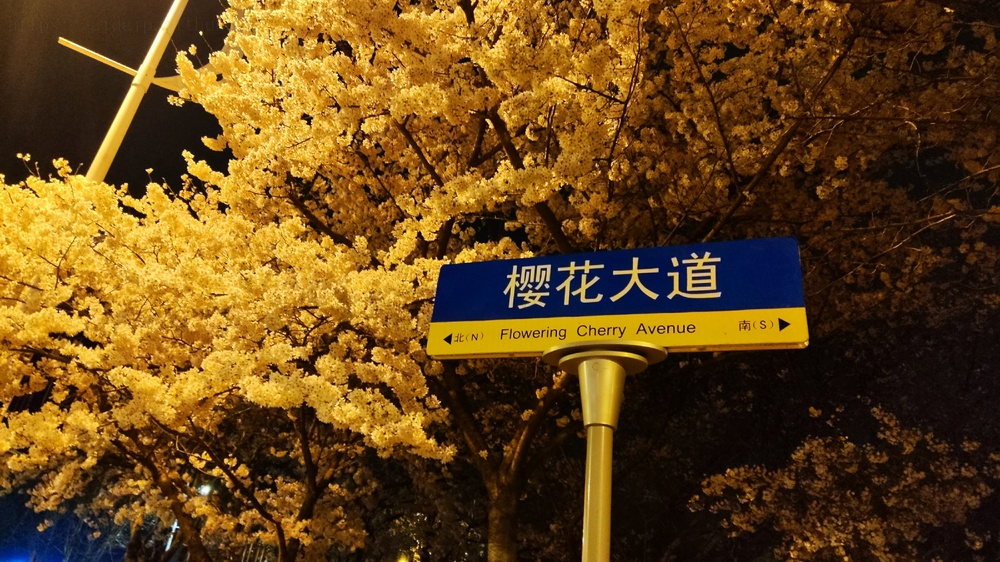
#> input picture examples/simple_3.jpg, 1000 x 562 px, shrunk from 2400 x 1350 before the run, found by its file name
$ python preprocess.py
#> lines starting #> are read from the running program, lines starting #| are printed output that depends on the picture; after the words box and inside, x2 and y2 are one past the last pixel; in counts of white or black regions, pixels touching at a corner belong together
#> further down, img is the input picture: shape (562, 1000, 3); mean B, G, R 23.7, 69.6, 101.9
import cv2 as cv


def preprocess_image(img, ksize=3):
    # 灰度化
#> called with ksize = 3
    img = cv.cvtColor(img, cv.COLOR_BGR2GRAY)
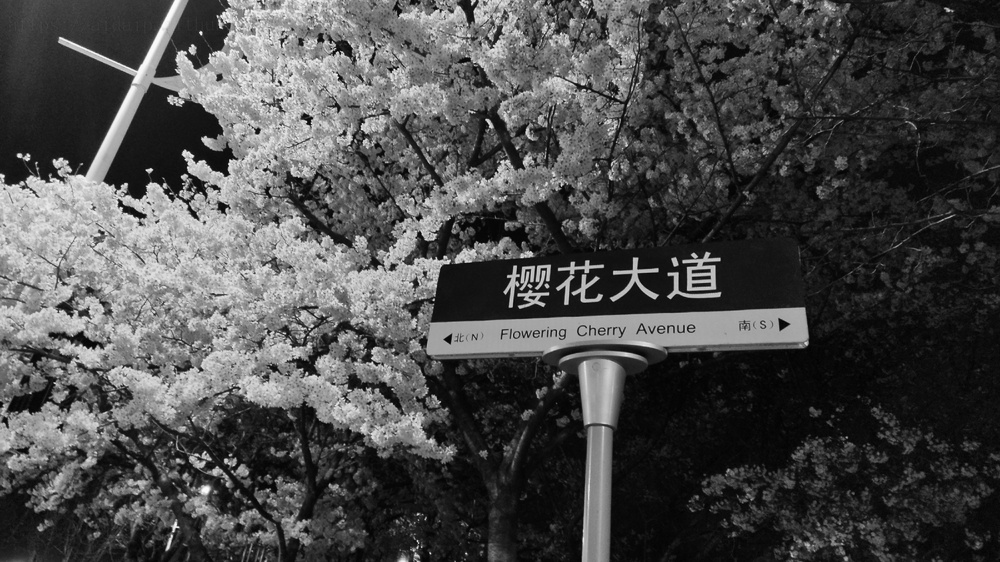
#> img: shape (562, 1000); min 1, max 254, mean 74

    # 降噪
    img = cv.medianBlur(img, ksize=ksize)

    # 二值化
    _, img_bin = cv.threshold(
        img, 0, 255, cv.THRESH_BINARY + cv.THRESH_OTSU)
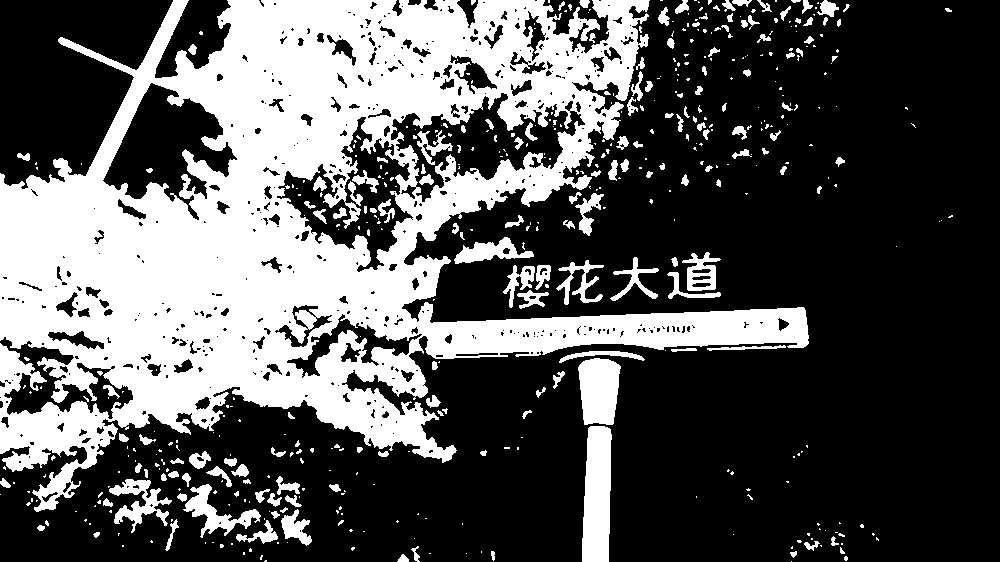
#> img_bin: shape (562, 1000); 34.2% white; 501 white regions (342 under 20 px), largest, box (x1, y1, x2, y2) and area: (0, 0, 809, 512) 166524, (582, 426, 612, 562) 3468, (578, 358, 621, 425) 2345

    # 对二值图像取反
    img_bin = 255 - img_bin

    return img_bin


if __name__ == '__main__':
    img = cv.imread('examples/simple_3.jpg')
    cv.imshow('Original', img)
    cv.imshow('Processed', preprocess_image(img))
    cv.waitKey(0)
    cv.destroyAllWindows()

$ run again, with examples/simple_1.jpg copied over examples/simple_3.jpg
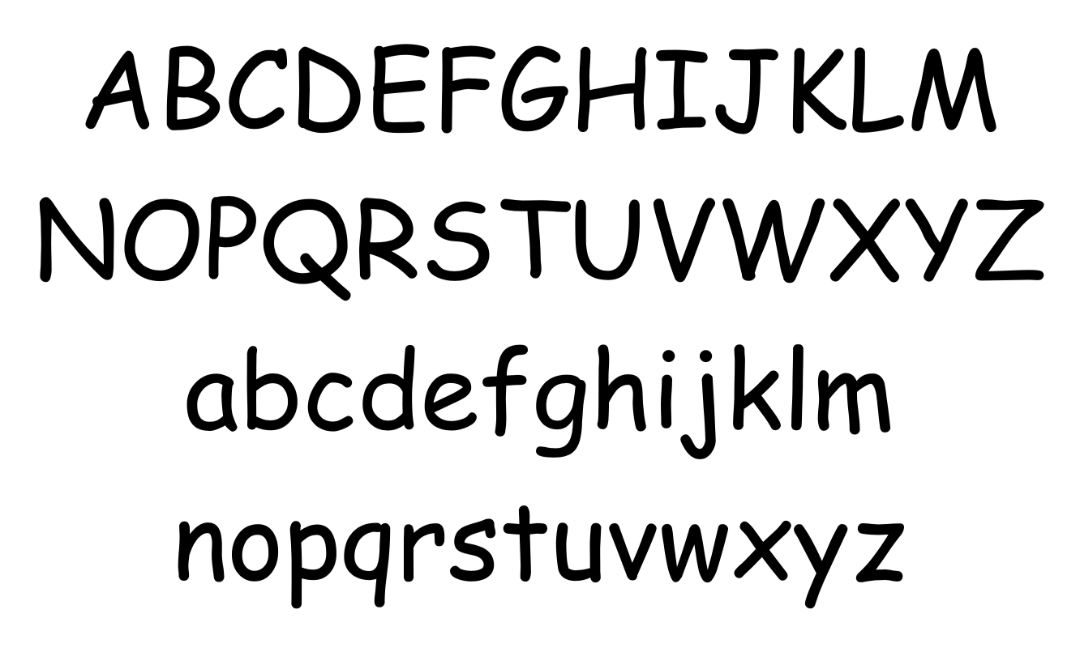
#> input picture examples/simple_1.jpg, 1080 x 648 px, found by its file name
#> img is the input picture: shape (648, 1080, 3); min 0, max 255, mean 221.9
#> in preprocess_image, `img_bin = 255 - img_bin`:
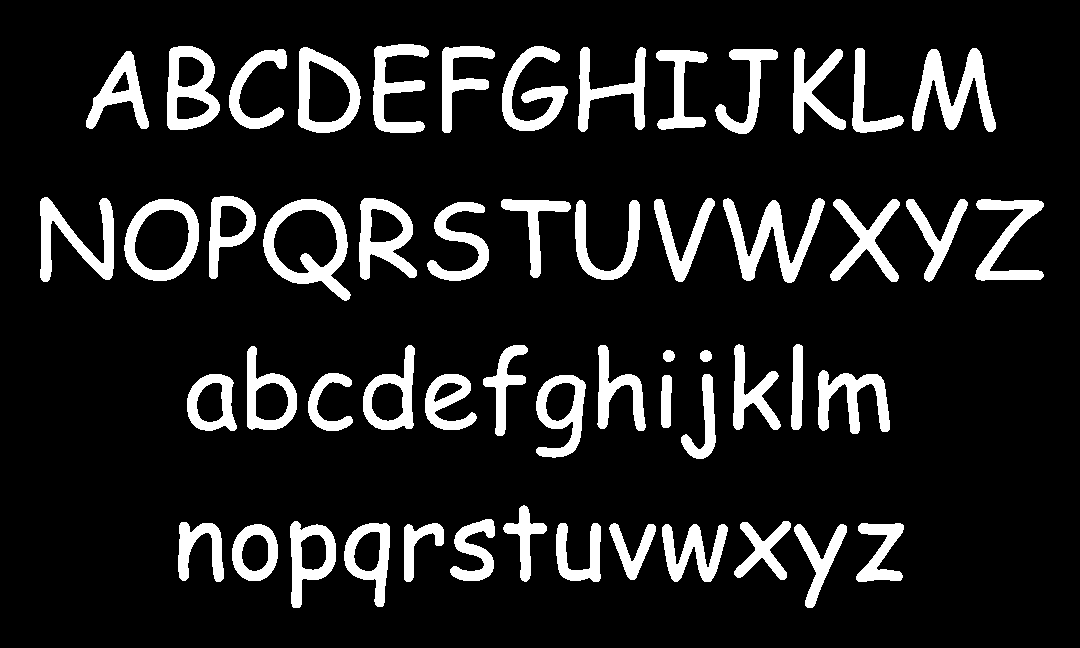
#> img_bin: shape (648, 1080); 13% white; 54 white regions, largest, box (x1, y1, x2, y2) and area: (723, 198, 825, 283) 3165, (912, 48, 996, 132) 3150, (263, 199, 351, 301) 3090

$ run again, with examples/simple_5.jpg copied over examples/simple_3.jpg
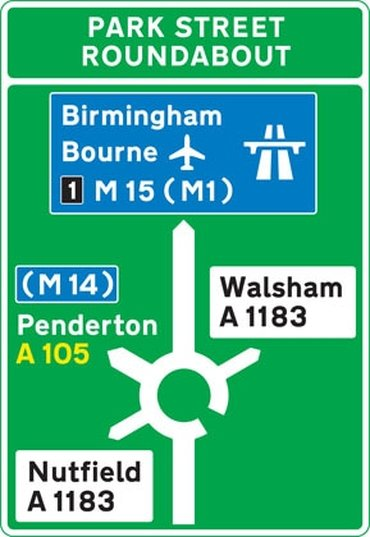
#> input picture examples/simple_5.jpg, 370 x 537 px, found by its file name
#> img is the input picture: shape (537, 370, 3); mean B, G, R 137.1, 177.5, 69.5
#> in preprocess_image, `img = cv.cvtColor(img, cv.COLOR_BGR2GRAY)`:
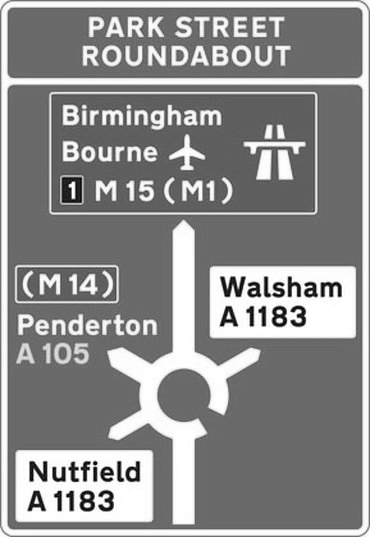
#> img: shape (537, 370); min 0, max 255, mean 140.6
#> in preprocess_image, `_, img_bin = cv.threshold( img, 0, 255, cv.THRESH_BINARY + cv.THRESH_O..`:
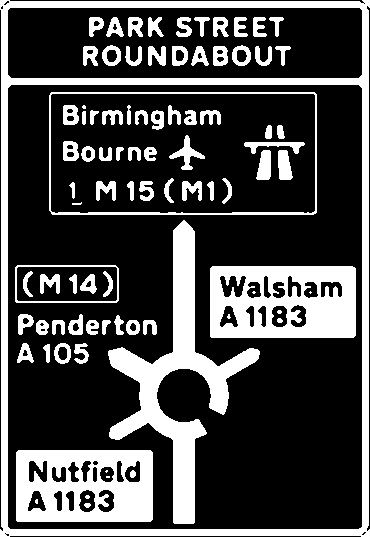
#> img_bin: shape (537, 370); 27.9% white; 87 white regions (9 under 20 px), largest, box (x1, y1, x2, y2) and area: (0, 0, 370, 537) 14976, (108, 220, 260, 524) 10357, (210, 266, 356, 338) 8334
